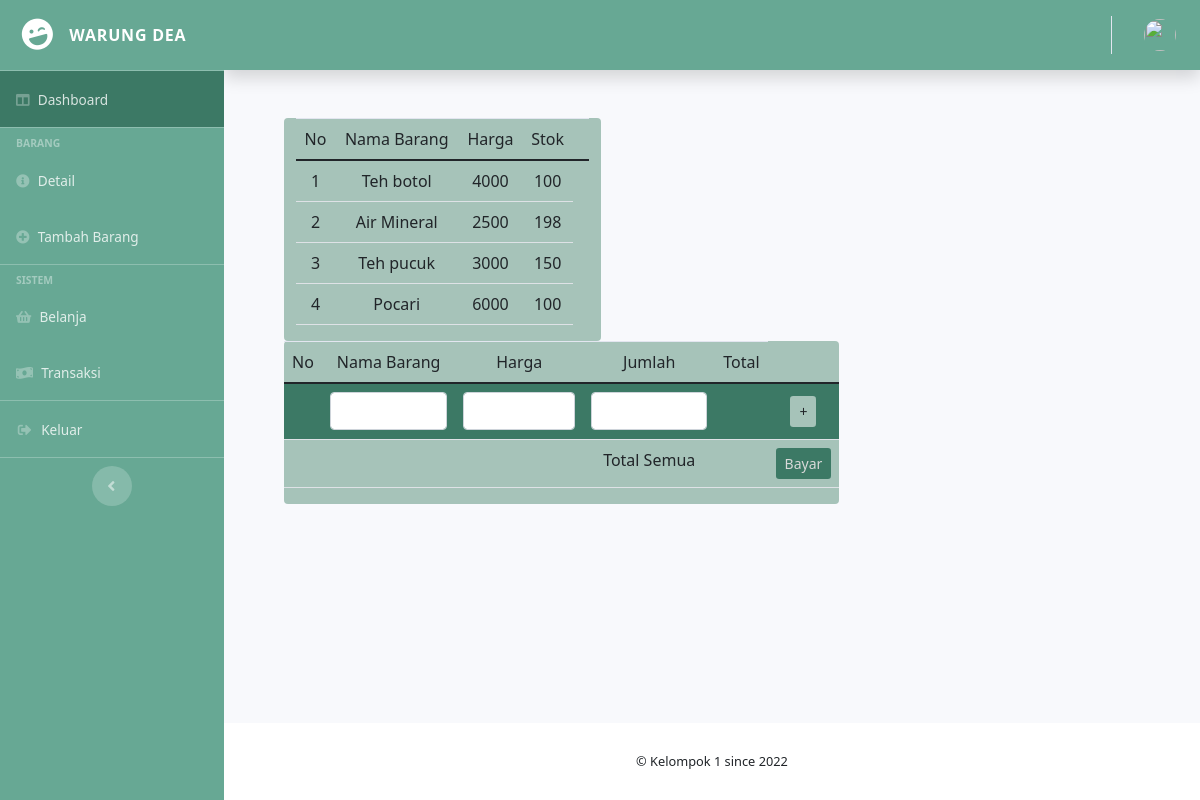
The page /app/user/kategorilist/7 on the database its author committed.
### tables this page shows
CREATE TABLE `barang` (
  `id_barang` int(11) NOT NULL,
  `nama_barang` varchar(100) NOT NULL,
  `harga_beli` int(100) NOT NULL,
  `qty` int(20) NOT NULL,
  `harga_jual` int(100) NOT NULL,
  `id_kategori` int(11) NOT NULL
);

### app/application/controllers/User.php (called while the page is built, shortened)
<?php
class User extends CI_Controller
{
   public function kategorilist($id)
   {
      $data['title'] = 'Stok Barang';
      $data['user'] = $this->db->get_where('user', ['email' => $this->session->userdata('email')])->row_array();
      $data['barang'] = $this->db->query("SELECT * FROM barang, kategori WHERE id_kategorii = id_kategori AND id_kategorii ='$id'")->result();
      $data['temp'] = $this->M_barang->get_data('temp')->result();
      $data['transaksi'] = $this->db->query('SELECT MAX(id_transaksi)+1 AS id_transaksi FROM transaksi')->result();
      $data['total'] = $this->db->query('SELECT SUM(total) AS total_harga FROM temp')->result();
      $this->load->view('templates/header', $data);
      $this->load->view('templates/sidebar', $data);
      $this->load->view('templates/topbar', $data);
      $this->load->view('dashboard/sub_belanja/detailkategori', $data);
      $this->load->view('dashboard/sub_belanja/table', $data);
      $this->load->view('templates/footer');
   }
}

### app/index.php (called while the page is built, shortened)
<?php
require_once BASEPATH.'core/CodeIgniter.php';

### app/application/views/dashboard/sub_belanja/detailkategori.php (the view)
<div class="container-fluid mt-5">
   <div class="container">
      <div class="row">
         <div class="col-4 ml-5 bg-appcard rounded">
            <table class="table table-hover text-center">
               <thead>
                  <tr>
                     <td> No </td>
                     <td> Nama Barang </td>
                     <td> Harga </td>
                     <td> Stok </td>
                     <td></td>
                  </tr>
               </thead>
               <tbody>
                  <?php
                  $no = 1;
                  foreach ($barang as $b) {
                  ?>
                     <tr>
                        <td><?= $no++; ?></td>
                        <td><?= $b->nama_barang ?></td>
                        <td><?= $b->harga_jual ?></td>
                        <td><?= $b->qty ?></td>
                     </tr>
                  <?php } ?>
               </tbody>
            </table>
         </div>

### rows shown on the page
barang: nama_barang "Teh botol", harga_jual "4000", qty "100"
barang: nama_barang "Air Mineral", harga_jual "2500", qty "198"
barang: nama_barang "Teh pucuk", harga_jual "3000", qty "150"
barang: nama_barang "Pocari", harga_jual "6000", qty "100"
